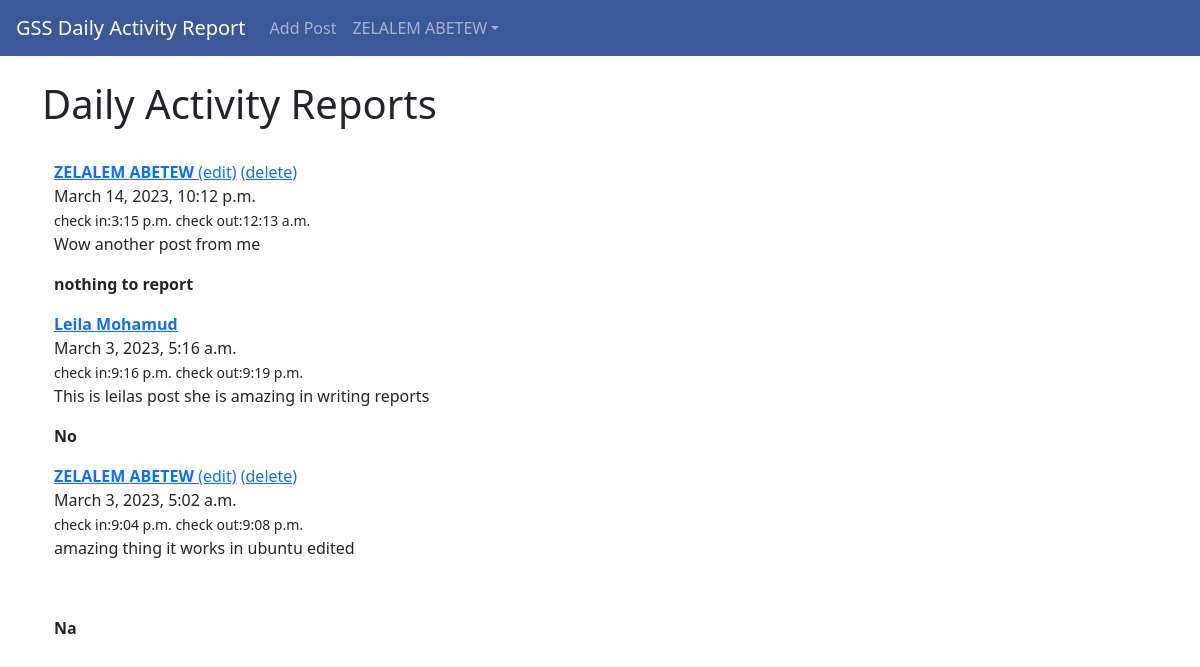
The app's page / (signed in) with its own data.
### thedar/models.py (models this page shows, shortened)
class Post(models.Model):
    report_image=models.ImageField(null=True,blank=True, upload_to='images/')
    checkin=models.TimeField(max_length=200)
    checkout=models.TimeField(max_length=200)
    position=models.CharField(max_length=200,choices=position_choice)
    author=models.ForeignKey(User, on_delete=models.CASCADE)
    details=RichTextField(blank=True,null=True)
    report=RichTextField(blank=True,null=True)
    time=models.DateTimeField(auto_now_add=True)

### thedar/views.py (the view)
# urls.py: path('',HomeView.as_view(),name="home"),
class HomeView(ListView):
    model= Post
    template_name='home.html'
    ordering=['-time']

### thedar/templates/home.html (shortened to what this page needs)
{%extends 'base.html' %}
{%block content%}
<h1>Daily Activity Reports</h1>
<br>
<ul  class="no-bullets">
{% for Post in object_list %}
<div class="container">
    <li>
      <a href="{% url 'article-detail' Post.pk %} "> <strong>{{Post.author.first_name}}  {{Post.author.last_name}} </strong></a>
            {% if user.is_authenticated%}
            {% if user.id == Post.author.id%}
             <a href="{% url 'update_post' Post.pk %}">(edit)</a>
            <a href="{% url 'delete_post' Post.pk %}">(delete)</a>
            {%endif%}
            {%endif%}
            <br/>
            {{Post.time}}<br/>
          <small>check in:{{Post.checkin}}
            check out:{{Post.checkout}}</small> <br>
            {{Post.details|slice:":100" |safe }}
            <strong>{{Post.report|slice:":50" |safe}}</strong>
        </li></div>
{%endfor%}
</ul>
{%endblock%}

### thedar/templates/base.html (shortened to what this page needs)
<!doctype html>
<html lang="en">
  <head>
    <link rel="stylesheet" href="https://cdn.jsdelivr.net/npm/bootstrap@4.4.1/dist/css/bootstrap.min.css">
  </head>
  <body>
    <nav class="navbar navbar-expand-lg navbar-dark bg-custom" >
        <a class="navbar-brand" href="{% url 'home'%}">GSS Daily Activity Report</a>
        <div class="collapse navbar-collapse" id="navbarSupportedContent">
          <ul class="navbar-nav mr-auto">
            {% if user.is_authenticated%}
            <li class="nav-item">
              <a class="nav-link" href="{%url 'add_post'%}">Add Post</a>
            </li>
            <ul class="nav navbar-nav ms-auto">
              <li class="nav-item dropdown">
                  <a href="#" class="nav-link dropdown-toggle" data-bs-toggle="dropdown">{{user.first_name}} {{user.last_name}}</a>
              </li>
          </ul>
            {%endif%}
          </ul>
        </div>
      </nav>
    <br/>
    <div class="container">
   {% block content %}
   {%endblock%}
</div>
    <link href="https://cdn.jsdelivr.net/npm/bootstrap@5.0.2/dist/css/bootstrap.min.css" rel="stylesheet">
    <link rel="stylesheet" href="https://cdnjs.cloudflare.com/ajax/libs/font-awesome/4.7.0/css/font-awesome.min.css">
  </body>
</html>

### thedar/templates/home.html (style rules this page uses)
ul.no-bullets { list-style-type: none; margin: 0; padding: 0; }

### thedar/templates/base.html (style rules this page uses)
.bg-custom { background-color: rgb(59, 89, 152); }

### records on screen
Post: author.first_name "ZELALEM", author.last_name "ABETEW", shows "(edit)", time "March 14, 2023, 10:12 p.m.", checkin "3:15 p.m.", checkout "12:13 a.m.", details "Wow another post from me", report "nothing to report"
Post: author.first_name "Leila", author.last_name "Mohamud", time "March 3, 2023, 5:16 a.m.", checkin "9:16 p.m.", checkout "9:19 p.m.", details "This is leilas post she is amazing in writing reports", report "No"
Post: author.first_name "ZELALEM", author.last_name "ABETEW", shows "(edit)", time "March 3, 2023, 5:02 a.m.", checkin "9:04 p.m.", checkout "9:08 p.m.", details "amazing thing it works in ubuntu edited", report "Na"

### other values on screen
{{ user.first_name }} "ZELALEM"
{{ user.last_name }} "ABETEW"
